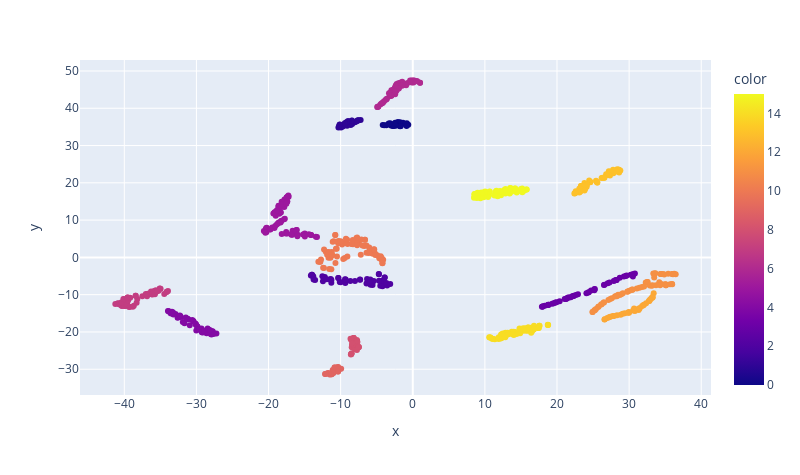

The notebook cell saved with this chart:
### Code cell
# '''
# Clustering of t-SNE using K-means

# X = [Country, Time, Features]
# Plot the clusters against properties
# '''
# X = X_embedded
# kmeans = KMeans(n_clusters=3, random_state=0).fit(X)
# # plt.scatter(X[:, 0], X[:, 1], c= kmeans.labels_)
# scatter2d(X, kmeans.labels_, [0, 1])

'''
Clustering of t-SNE using DBSCAN
'''
X = X_embedded
dbs = DBSCAN(eps=2, n_jobs=-1).fit(X)
scatter2d(X, dbs.labels_, [0, 1])

### Figure 1 — Plotly figure (JSON) as saved in the notebook; plotly's stock layout.template omitted (floating-point values rounded to 4 significant figures; data arrays with more than 128 entries replaced by an {"elided": "..."} marker saying what was removed)
{"data": [{"hovertemplate": "x=%{x}<br>y=%{y}<br>color=%{marker.color}<extra></extra>", "legendgroup": "", "marker": {"color": {"elided": "720 int values"}, "coloraxis": "coloraxis", "symbol": "circle"}, "mode": "markers", "name": "", "orientation": "v", "showlegend": false, "type": "scatter", "x": {"elided": "720 float values"}, "xaxis": "x", "y": {"elided": "720 float values"}, "yaxis": "y"}], "layout": {"coloraxis": {"colorbar": {"title": {"text": "color"}}, "colorscale": [[0, "#0d0887"], [0.1111, "#46039f"], [0.2222, "#7201a8"], [0.3333, "#9c179e"], [0.4444, "#bd3786"], [0.5556, "#d8576b"], [0.6667, "#ed7953"], [0.7778, "#fb9f3a"], [0.8889, "#fdca26"], [1, "#f0f921"]]}, "height": 475, "legend": {"tracegroupgap": 0}, "margin": {"t": 60}, "width": 800, "xaxis": {"anchor": "y", "domain": [0, 1], "title": {"text": "x"}}, "yaxis": {"anchor": "x", "domain": [0, 1], "title": {"text": "y"}}}}
